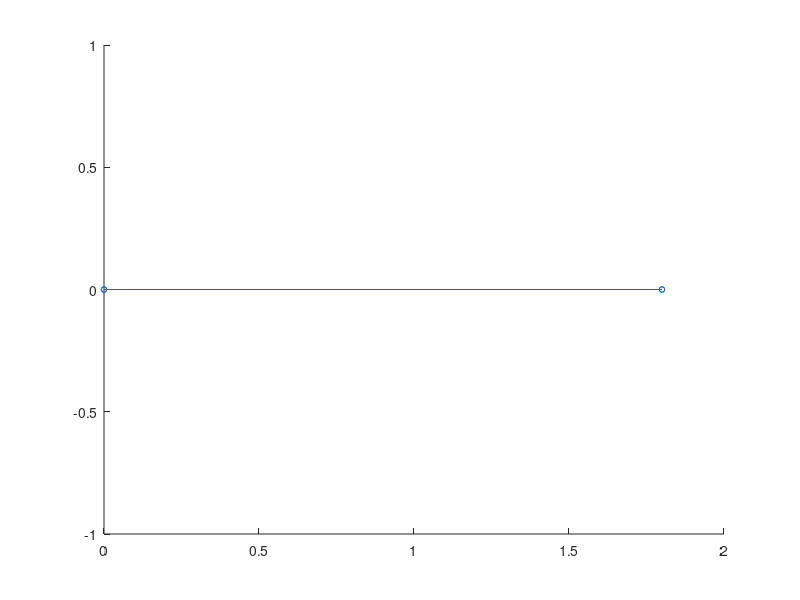

Reproduce this figure in MATLAB. (Note: this script raises an error after producing the figure.)
np=2;
dim=3;
ns=150;
L=[1,0,0;1,0,0];
Ks=10;
Kd=0;
g=0;
Vini=[0, 0, 0; 0, 0, 0];
deltat=0.1;
m=1;
Xini=[0, 0, 0; 1.8, 0, 0];
V=Vini;

f=-Ks*(Xini-L);
x_old=Xini;
v_old=V-f*deltat/2;
x_new=x_old;
v_new=v_old;

triang=line([x_new(:,1);x_new(1,1);x_new(end,1)],[x_new(:,2);...
    x_new(1,2);x_new(end,2)],'marker','o','markersize',4);
set(triang,'erasemode','xor');

daspect([1,1,1]);
axis([-2,2,-2,2]);

hold on


for i=1:ns
    
    f=-Ks*(x_new-L);
    v_new=v_old+f*deltat/m;
    x_new=x_old+v_new*deltat;
    
    v_old=v_new;
    x_old=x_new;
    
    set(triang,'XData',[x_new(:,1);x_new(1,1);x_new(end,1)],...
        'YData',[x_new(:,2);x_new(1,2);x_new(end,2)]);
    pause(0.1);
end
